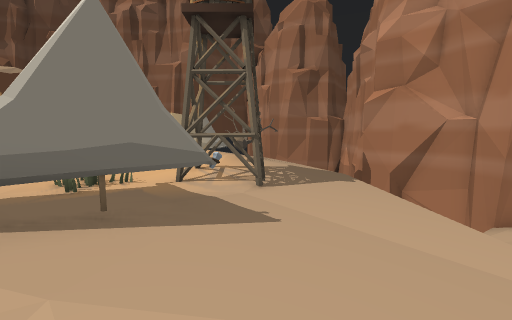
View 1 (above)

24 first-person views from a walk through a Unity game level. The camera is 1.5 m above the floor, tilts 6° down and sees 90° across. The floor is counted in squares, 1 m on a side. Each view is taken from the middle of a square. On the plan, view 1 faces up. The plan holds only what a view shows up to about 13 squares ahead; the rest is blank. The place goes on beyond the plan. Some animated figures are left out.

View 2
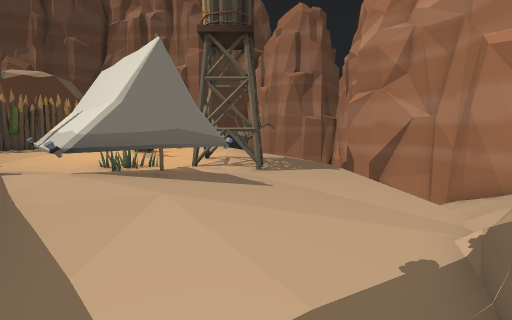

View 3
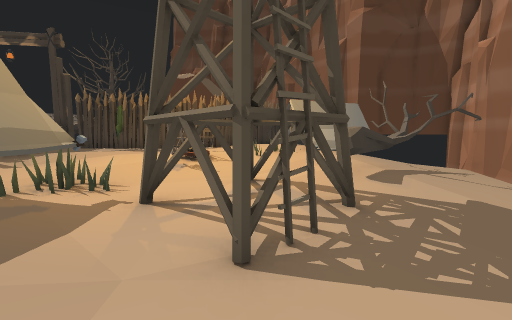

View 4
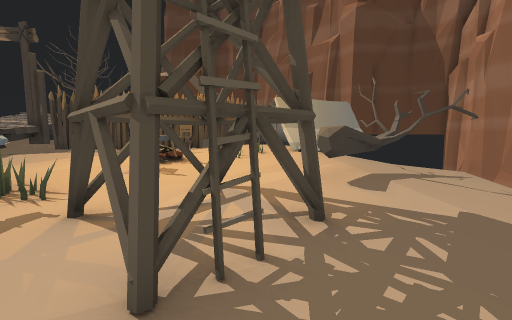

View 5
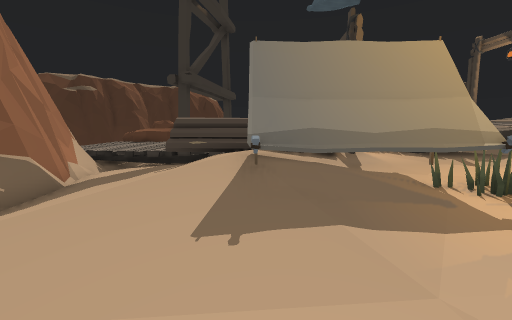

View 6
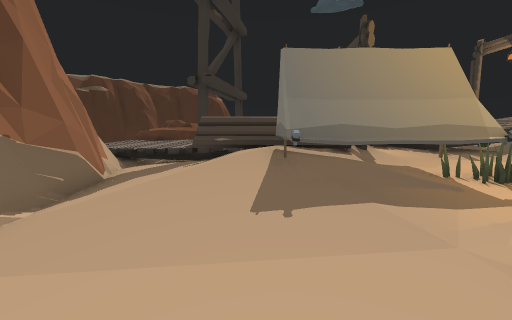

View 7
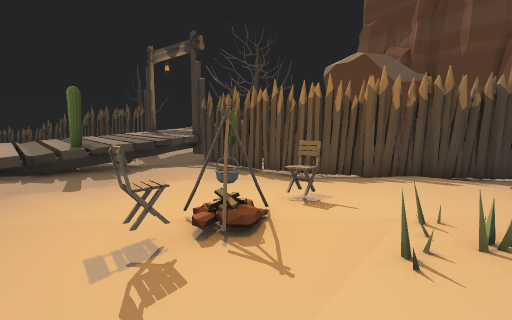

View 8
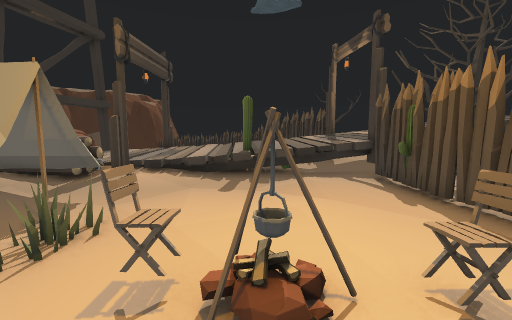

View 9
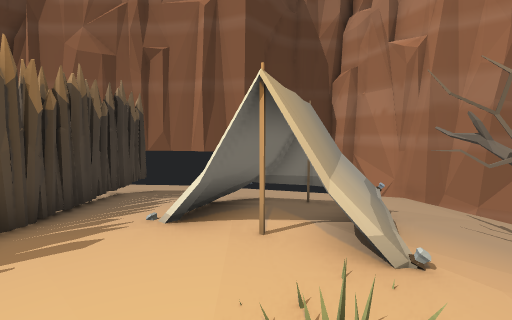

View 10
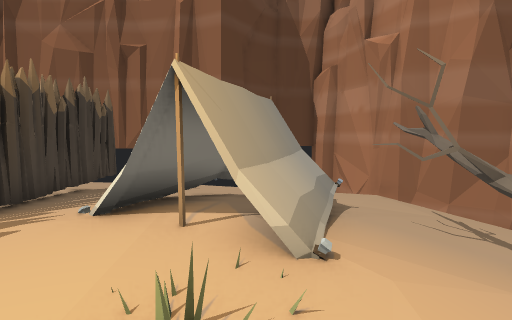

View 11
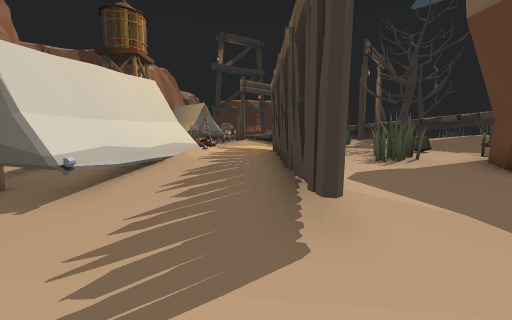

View 12
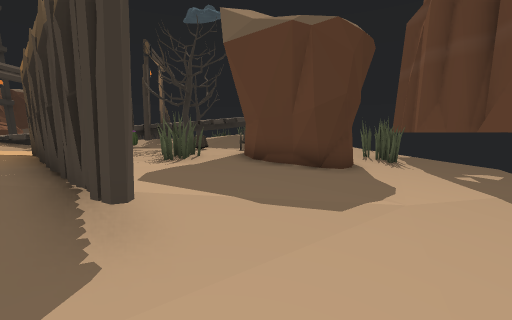

View 13
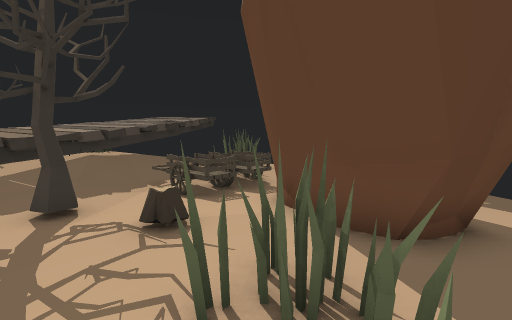

View 14
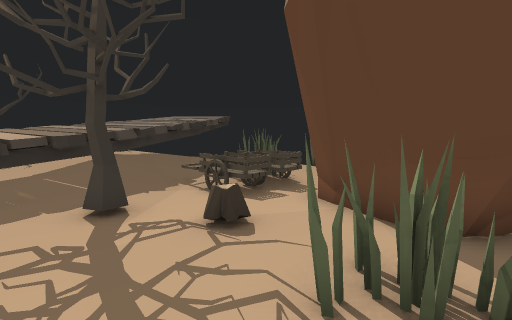

View 15
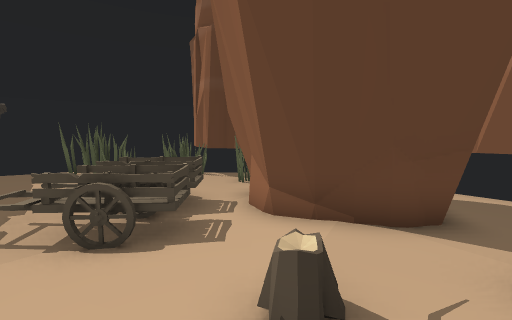

View 16
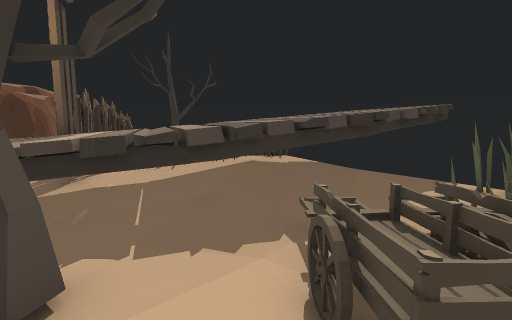

View 17
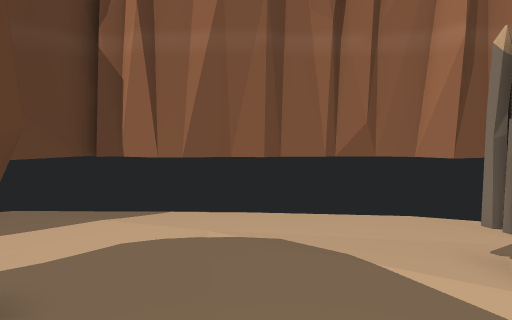

View 18
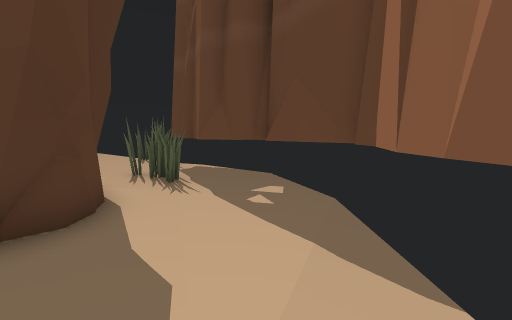

View 19
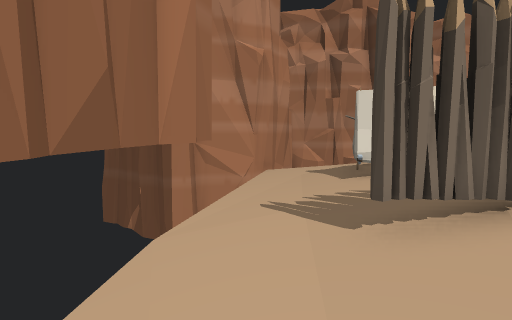

View 20
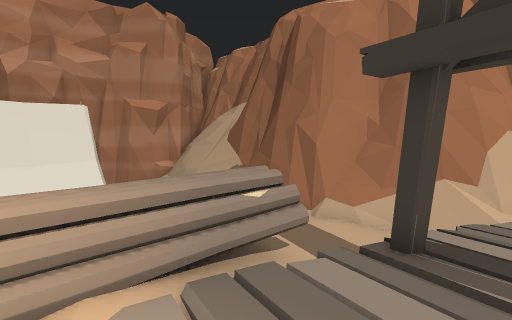

View 21
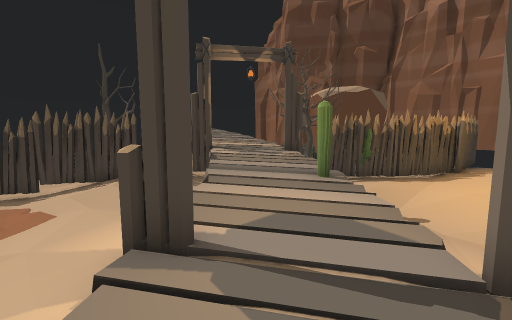

View 22
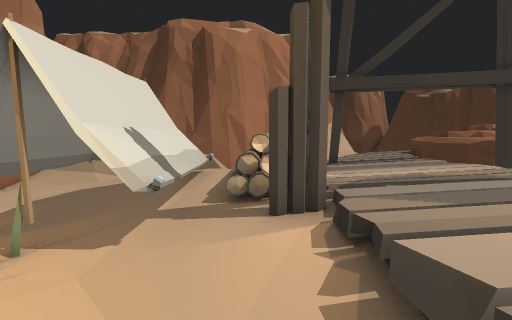

View 23
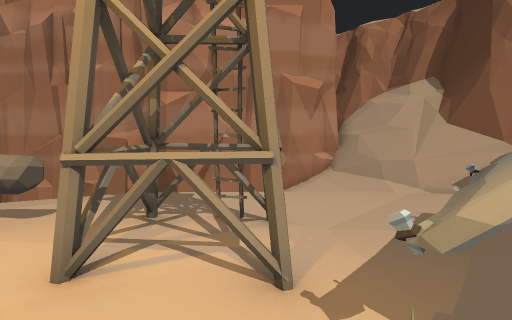

View 24
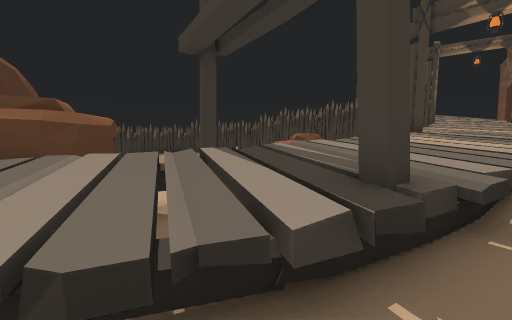

### Floor plan
Key: @ floor where view 1 was taken; # wall or solid block; x gap in a wall; . main floor; : floor 0.25 m higher than the main floor; - floor 0.25 m lower than the main floor; + floor 0.5 m higher than the main floor; _ floor 0.5 m lower than the main floor; < floor 0.75 m lower than the main floor; * floor 1 m higher than the main floor; ( floor 1 m lower than the main floor; % floor 1.25 m higher than the main floor; / step, stairs or slope; = window, fence, low wall or low ledge; ^ raised ledge; T tree; W tower; E tent; F fence; C cactus; H chair; A campfire; R cart; S stump; K rock; O other object.
Columns run from 22 left of view 1 to 8 right of it. Each row starts with its distance up from view 1.
 24      ###########
 23     ##<<<((((((##
 22    ##<<<<</////<((((  =#
 21   ##<<<<___//_//////(((##
 20  ##O<<_______F///__<<<((#
 19 ##O__####__--F///EEE/<<(
 18  _O ##  #----F./.EEEE//<
 17  -- #   #---.F...EEE/__/(
 16  -- #####.OO F..+EE/T#_/(
 15 #=#RR##..OO.. ...EE/.TT//(
 14  #ORRR-.S..-. .......T_//(
 13  ##RRR-.S.--FF...O..-T-//< #
 12   #RR------.F..HH..--T__//(#
 11 ####---T--OFF...AA----__/((#
 10    ##..---FC....AH-_WWW_/((#
  9 ^^^ #^^^OFF......H-_W_W/<((
  8 ^^^^^^^^^^...-----__WWW<<((
  7 O ^^^^^^^^^./----OOE___<<((  #
  6      ^^^^^O^=----_EEE__<<(( /##
  5      FO^^^^C^=/-EEEEEE_<<((///#
  4      F #^^^^^//..EEEEE_/<((//=#
  3  T  FF   ^^^///#O.EEE-///((==##
  2  T  F..   =^////O%.E/////<=###
  1  _-FF..... =/++://*./////=###
  0  __F--....::#/////%///@/=###
 -1  _FF_-  ...:://///OOO_</###
 -2              ///=/=O_<<##
 -3               =^^^=<<<=#
 -4         KK     ^^^^^<<=#
 -5                ^^^^^((##
 -6              #  ^^^^x##
 -7              #  ^^^^^##
 -8                 =^^ ^#

Positions as (right, up) in squares from view 1, and headings:
1: (0, 0), facing up
2: (0, -2), facing up
3: (2, 6), facing up-left
4: (2, 7), facing up-left
5: (2, 7), facing down-left
6: (3, 7), facing down-left
7: (-2, 11), facing left
8: (-4, 12), facing down-left
9: (-5, 12), facing up
10: (-4, 12), facing up
11: (-8, 23), facing down
12: (-8, 23), facing down-left
13: (-10, 15), facing left
14: (-10, 14), facing left
15: (-13, 12), facing up-left
16: (-15, 14), facing down-left
17: (-12, 17), facing up
18: (-12, 22), facing left
19: (-12, 22), facing right
20: (-8, -1), facing right
21: (-7, -1), facing up-left
22: (-9, 6), facing down-right
23: (-5, 8), facing right
24: (-1, -5), facing left
